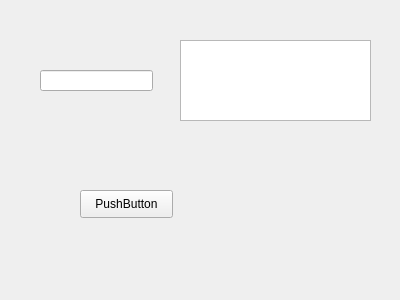
<?xml version="1.0" encoding="UTF-8"?>
<ui version="4.0">
 <class>Form</class>
 <widget class="QWidget" name="Form">
  <property name="geometry">
   <rect>
    <x>0</x>
    <y>0</y>
    <width>400</width>
    <height>300</height>
   </rect>
  </property>
  <property name="windowTitle">
   <string>Form</string>
  </property>
  <widget class="QPushButton" name="test1_button">
   <property name="geometry">
    <rect>
     <x>80</x>
     <y>190</y>
     <width>93</width>
     <height>28</height>
    </rect>
   </property>
   <property name="text">
    <string>PushButton</string>
   </property>
  </widget>
  <widget class="QLineEdit" name="test1_lineEdit">
   <property name="geometry">
    <rect>
     <x>40</x>
     <y>70</y>
     <width>113</width>
     <height>21</height>
    </rect>
   </property>
  </widget>
  <widget class="QTextBrowser" name="test1_Browser">
   <property name="geometry">
    <rect>
     <x>180</x>
     <y>40</y>
     <width>191</width>
     <height>81</height>
    </rect>
   </property>
  </widget>
 </widget>
 <resources/>
 <connections/>
</ui>
